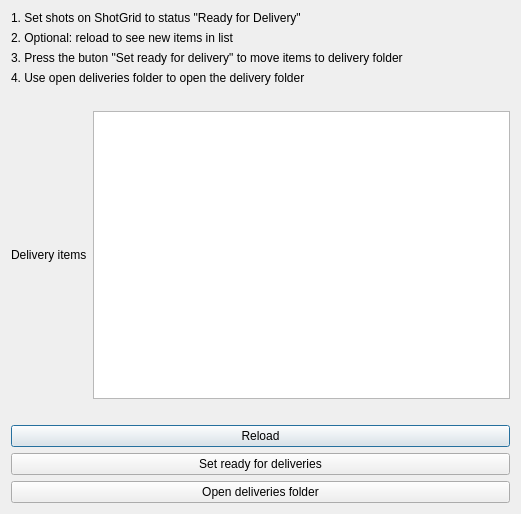
<?xml version="1.0" encoding="UTF-8"?>
<ui version="4.0">
 <class>Dialog</class>
 <widget class="QDialog" name="Dialog">
  <property name="geometry">
   <rect>
    <x>0</x>
    <y>0</y>
    <width>521</width>
    <height>514</height>
   </rect>
  </property>
  <property name="windowTitle">
   <string>The Current Sgtk Environment</string>
  </property>
  <layout class="QHBoxLayout" name="horizontalLayout">
   <item>
    <layout class="QVBoxLayout" name="verticalLayout">
     <item>
      <widget class="QLabel" name="label1">
       <property name="text">
        <string>1. Set shots on ShotGrid to status &quot;Ready for Delivery&quot; </string>
       </property>
      </widget>
     </item>
     <item>
      <widget class="QLabel" name="label2">
       <property name="text">
        <string>2. Optional: reload to see new items in list</string>
       </property>
      </widget>
     </item>
     <item>
      <widget class="QLabel" name="label3">
       <property name="text">
        <string>3. Press the buton &quot;Set ready for delivery&quot; to move items to delivery folder</string>
       </property>
      </widget>
     </item>
     <item>
      <widget class="QLabel" name="label4">
       <property name="text">
        <string>4. Use open deliveries folder to open the delivery folder</string>
       </property>
      </widget>
     </item>
     <item>
      <spacer name="horizontalSpacer">
       <property name="orientation">
        <enum>Qt::Horizontal</enum>
       </property>
       <property name="sizeHint" stdset="0">
        <size>
         <width>40</width>
         <height>20</height>
        </size>
       </property>
      </spacer>
     </item>
     <item>
      <layout class="QHBoxLayout" name="horizontalLayout_2">
       <item>
        <widget class="QLabel" name="deliveryItemsLabel">
         <property name="text">
          <string>Delivery items</string>
         </property>
        </widget>
       </item>
       <item>
        <widget class="QListView" name="deliveryItems"/>
       </item>
      </layout>
     </item>
     <item>
      <spacer name="horizontalSpacer_2">
       <property name="orientation">
        <enum>Qt::Horizontal</enum>
       </property>
       <property name="sizeHint" stdset="0">
        <size>
         <width>40</width>
         <height>20</height>
        </size>
       </property>
      </spacer>
     </item>
     <item>
      <widget class="QPushButton" name="pushButton_3">
       <property name="text">
        <string>Reload</string>
       </property>
      </widget>
     </item>
     <item>
      <widget class="QPushButton" name="pushButton">
       <property name="text">
        <string>Set ready for deliveries</string>
       </property>
      </widget>
     </item>
     <item>
      <widget class="QPushButton" name="pushButton_2">
       <property name="text">
        <string>Open deliveries folder</string>
       </property>
      </widget>
     </item>
    </layout>
   </item>
  </layout>
 </widget>
 <resources>
  <include location="resources.qrc"/>
 </resources>
 <connections/>
</ui>
